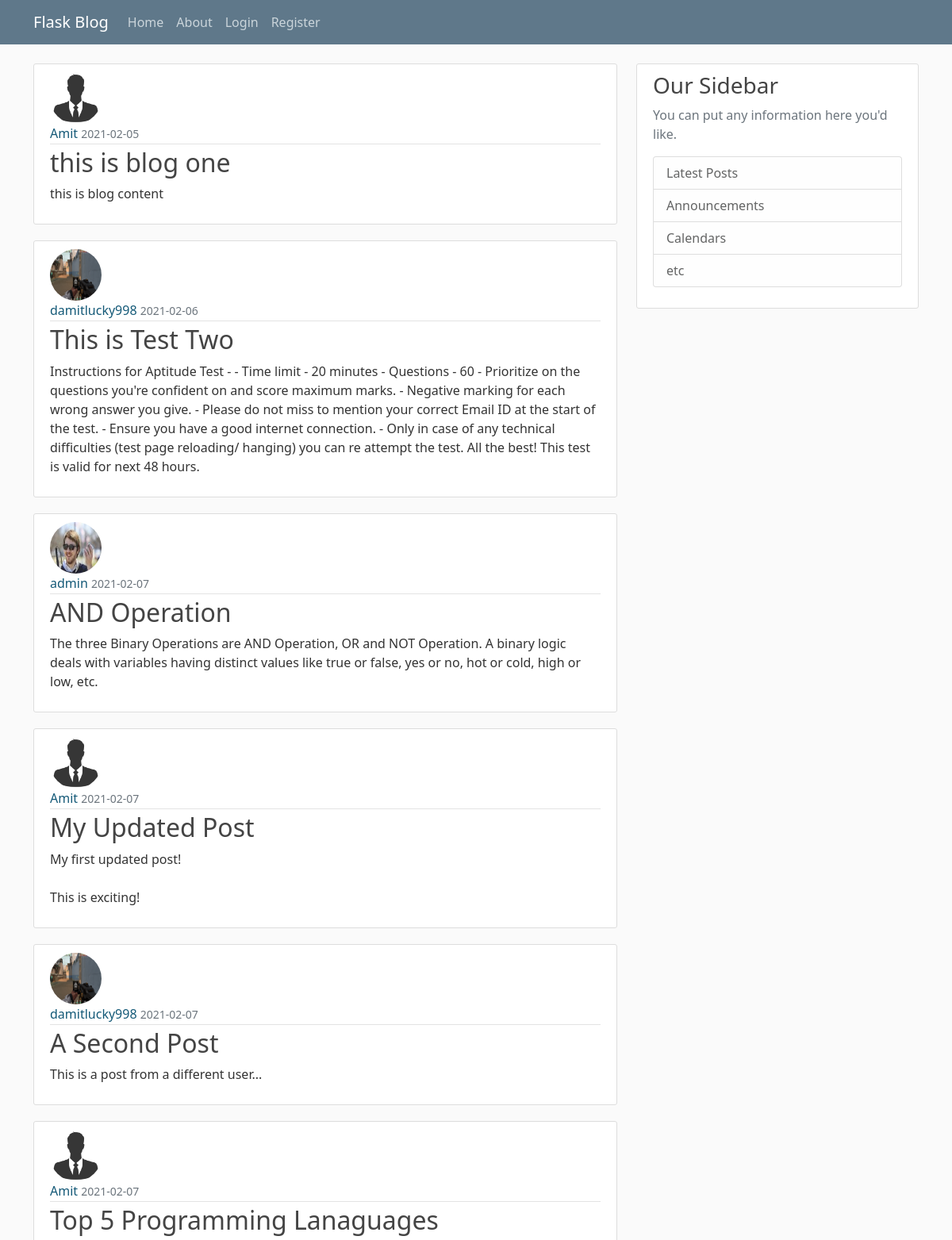
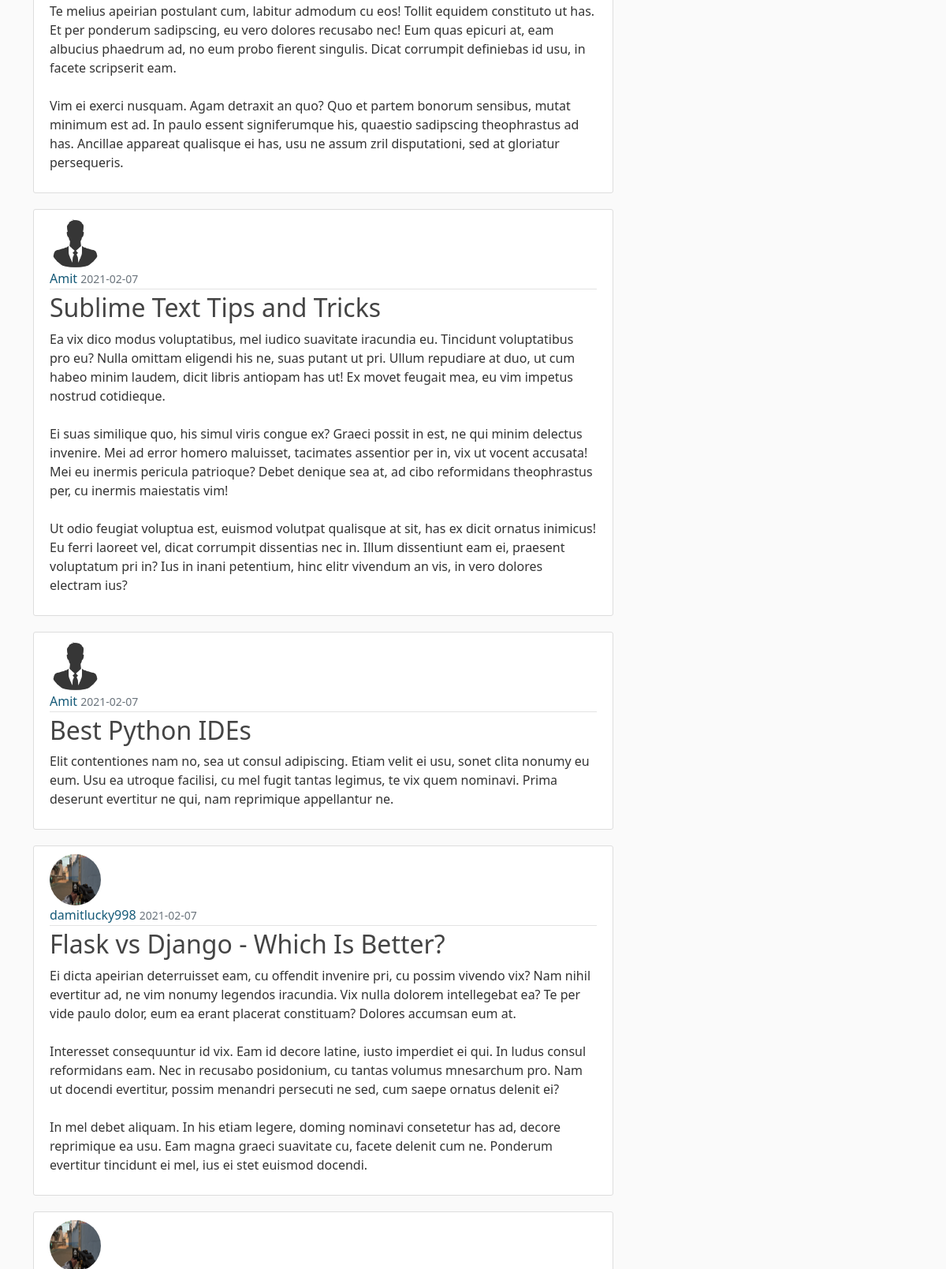
The page /home (upper part) on the database its author committed (2 pictures, top to bottom).
### app/models.py (models this page shows, shortened)
class Post(db.Model):
    id=db.Column(db.Integer,primary_key=True)
    title=db.Column(db.String(100),nullable=False)
    post_image=db.Column(db.String(60),nullable=False,default='default_post.jpg')
    date_posted=db.Column(db.DateTime,nullable=False,default=datetime.utcnow())
    content=db.Column(db.Text,nullable=False)
    user_id=db.Column(db.Integer,db.ForeignKey('user.id'),nullable=False)

class User(db.Model,UserMixin):
    id=db.Column(db.Integer,primary_key=True)
    username=db.Column(db.String(20),unique=True,nullable=False)
    email=db.Column(db.String(120),unique=True,nullable=False)
    image_file=db.Column(db.String(60),nullable=False,default='default.jpg')
    password=db.Column(db.String(60),nullable=False)
    posts=db.relationship('Post',backref='author',lazy=True)

### app/routes.py (the view)
@app.route('/')
@app.route('/home')
def home():
    posts=Post.query.all()
    return render_template("home.html",posts=posts)

### app/templates/home.html
{% extends "layout.html" %}
    {% block content %}
        {% for post in posts %}
            <article class="media content-section">
                <img class="rounded-circle article-img" src="{{ url_for('static', filename='image/Profile_Default/' + post.author.image_file) }}">
                <div class="media-body">
                <div class="article-metadata">
                    <a class="mr-2" href="#" style="text-decoration:none; color: #155a78">{{ post.author.username }}</a>
                    <small class="text-muted">{{ post.date_posted.strftime('%Y-%m-%d') }}</small>
                </div>
                <h2><a class="article-title " style="text-decoration:none; color: #444444"  href="{{ url_for('post',post_id=post.id) }}"> {{ post.title }} </a></h2>
                <p class="article-content"> {{ post.content }} </p>
                </div>
            </article>
        {% endfor %}
{% endblock content %}

### app/templates/layout.html (shortened to what this page needs)
<!DOCTYPE html>
<html lang="en">
<head>
    <link href="https://cdn.jsdelivr.net/npm/bootstrap@5.0.0-beta1/dist/css/bootstrap.min.css" rel="stylesheet">
    <link rel="stylesheet" href="{{url_for("static",filename='main.css')}}" >
</head>
<body>
    <header class="site-header">
        <nav class="navbar navbar-expand-md navbar-dark bg-steel fixed-top">
          <div class="container">
            <a class="navbar-brand mr-4" href="/">Flask Blog</a>
            <div class="collapse navbar-collapse" id="navbarToggle">
              <div class="navbar-nav mr-auto">
                <a class="nav-item nav-link" href="{{url_for("home")}}">Home</a>
                <a class="nav-item nav-link" href="{{url_for("about")}}">About</a>
              </div>
              <div class="navbar-nav">
                {% if current_user.is_authenticated %}
                  <a class="nav-item nav-link" href="{{url_for("new_post")}}">New Post</a>
                  <a class="nav-item nav-link" href="{{url_for("account")}}">{{ current_user.username }}</a>
                  <a class="nav-item nav-link" href="{{url_for("logout")}}">Logout</a>
                {% else %}
                  <a class="nav-item nav-link" href="{{url_for("login")}}">Login</a>
                  <a class="nav-item nav-link" href="{{url_for("register")}}">Register</a>
                {% endif %}
              </div>
            </div>
          </div>
        </nav>
      </header>
      <main role="main" class="container">
        <div class="row">
          <div class="col-md-8">
            {% block content %}{% endblock %}
          </div>
          <div class="col-md-4">
            <div class="content-section">
              <h3>Our Sidebar</h3>
              <p class='text-muted'>You can put any information here you'd like.
                <ul class="list-group">
                  <li class="list-group-item list-group-item-light">Latest Posts</li>
                  <li class="list-group-item list-group-item-light">Announcements</li>
                  <li class="list-group-item list-group-item-light">Calendars</li>
                  <li class="list-group-item list-group-item-light">etc</li>
                </ul>
              </p>
            </div>
          </div>
        </div>
      </main>
</body>
</html>

### app/static/main.css (style rules this page uses)
body { background: #fafafa; color: #333333; margin-top: 5rem; }
h1, h2, h3, h4, h5, h6 { color: #444444; }
.bg-steel { background-color: #5f788a; }
.site-header .navbar-nav .nav-link { color: #cbd5db; }
.content-section { background: #ffffff; padding: 10px 20px; border: 1px solid #dddddd; border-radius: 3px; margin-bottom: 20px; }
a.article-title { color: #444444; text-decoration: none; }
.article-content { white-space: pre-line; }
.article-img { height: 65px; width: 65px; margin-right: 16px; }
.article-metadata { padding-bottom: 1px; margin-bottom: 4px; border-bottom: 1px solid #e3e3e3 }

### rows shown on the page
Post: image_file (placeholder picture), author.username "Amit", date_posted "2021-02-05", title "this is blog one", content "this is blog content"
Post: image_file (picture), author.username "damitlucky998", date_posted "2021-02-06", title "This is Test Two", content "Instructions for Aptitude Test - - Time limit - 20 minutes - Questions - 60 - Prioritize on the questions you're confident on and score maximum marks. - Negative marking for each wrong answer you give. - Please do not miss to mention your correct Email ID at the start of the test. - Ensure you have a good internet connection. - Only in case of any technical difficulties (test page reloading/ hanging) you can re attempt the test. All the best! This test is valid for next 48 hours."
Post: image_file (picture), author.username "admin", date_posted "2021-02-07", title "AND Operation", content "The three Binary Operations are AND Operation, OR and NOT Operation. A binary logic deals with variables having distinct values like true or false, yes or no, hot or cold, high or low, etc."
Post: image_file (placeholder picture), author.username "Amit", date_posted "2021-02-07", title "My Updated Post", content "My first updated post! This is exciting!"
Post: image_file (picture), author.username "damitlucky998", date_posted "2021-02-07", title "A Second Post", content "This is a post from a different user..."
Post: image_file (placeholder picture), author.username "Amit", date_posted "2021-02-07", title "Top 5 Programming Lanaguages", content "Te melius apeirian postulant cum, labitur admodum cu eos! Tollit equidem constituto ut has. Et per ponderum sadipscing, eu vero dolores recusabo nec! Eum quas epicuri at, eam albucius phaedrum ad, no eum probo fierent singulis. Dicat corrumpit definiebas id usu, in facete scripserit eam. Vim ei exerci nusquam. Agam detraxit an quo? Quo et partem bonorum sensibus, mutat minimum est ad. In paulo essent signiferumque his, quaestio sadipscing theophrastus ad has. Ancillae appareat qualisque ei has, usu ne assum zril disputationi, sed at gloriatur persequeris."
Post: image_file (placeholder picture), author.username "Amit", date_posted "2021-02-07", title "Sublime Text Tips and Tricks", content "Ea vix dico modus voluptatibus, mel iudico suavitate iracundia eu. Tincidunt voluptatibus pro eu? Nulla omittam eligendi his ne, suas putant ut pri. Ullum repudiare at duo, ut cum habeo minim laudem, dicit libris antiopam has ut! Ex movet feugait mea, eu vim impetus nostrud cotidieque. Ei suas similique quo, his simul viris congue ex? Graeci possit in est, ne qui minim delectus invenire. Mei ad error homero maluisset, tacimates assentior per in, vix ut vocent accusata! Mei eu inermis pericula patrioque? Debet denique sea at, ad cibo reformidans theophrastus per, cu inermis maiestatis vim! Ut odio feugiat voluptua est, euismod volutpat qualisque at sit, has ex dicit ornatus inimicus! Eu…"
Post: image_file (placeholder picture), author.username "Amit", date_posted "2021-02-07", title "Best Python IDEs", content "Elit contentiones nam no, sea ut consul adipiscing. Etiam velit ei usu, sonet clita nonumy eu eum. Usu ea utroque facilisi, cu mel fugit tantas legimus, te vix quem nominavi. Prima deserunt evertitur ne qui, nam reprimique appellantur ne."
Post: image_file (picture), author.username "damitlucky998", date_posted "2021-02-07", title "Flask vs Django - Which Is Better?", content "Ei dicta apeirian deterruisset eam, cu offendit invenire pri, cu possim vivendo vix? Nam nihil evertitur ad, ne vim nonumy legendos iracundia. Vix nulla dolorem intellegebat ea? Te per vide paulo dolor, eum ea erant placerat constituam? Dolores accumsan eum at. Interesset consequuntur id vix. Eam id decore latine, iusto imperdiet ei qui. In ludus consul reformidans eam. Nec in recusabo posidonium, cu tantas volumus mnesarchum pro. Nam ut docendi evertitur, possim menandri persecuti ne sed, cum saepe ornatus delenit ei? In mel debet aliquam. In his etiam legere, doming nominavi consetetur has ad, decore reprimique ea usu. Eam magna graeci suavitate cu, facete delenit cum ne. Ponderum…"
Post: image_file (picture)
